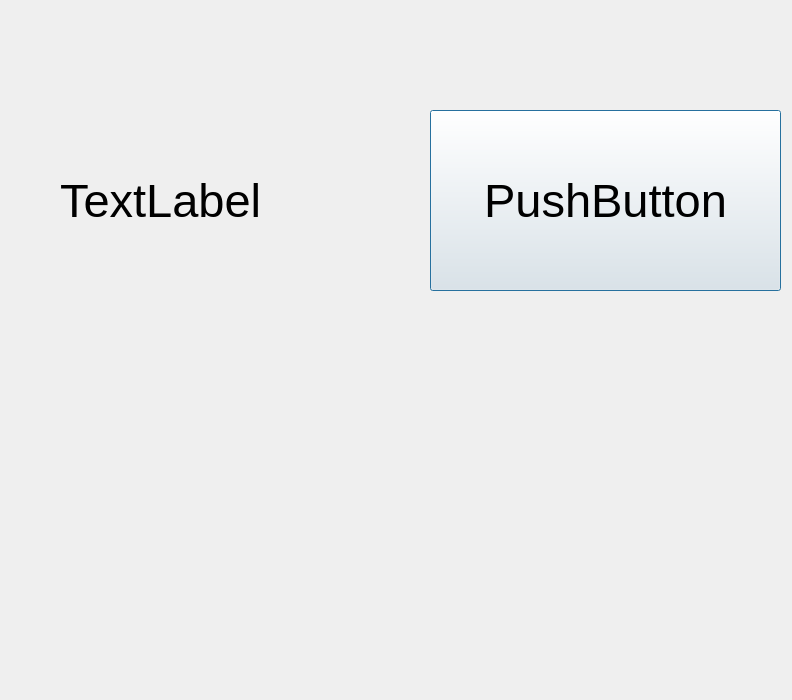
<?xml version="1.0" encoding="UTF-8"?>
<ui version="4.0">
 <class>Dialog</class>
 <widget class="QDialog" name="Dialog">
  <property name="geometry">
   <rect>
    <x>0</x>
    <y>0</y>
    <width>792</width>
    <height>700</height>
   </rect>
  </property>
  <property name="windowTitle">
   <string>Dialog</string>
  </property>
  <widget class="QLabel" name="label">
   <property name="geometry">
    <rect>
     <x>60</x>
     <y>60</y>
     <width>351</width>
     <height>281</height>
    </rect>
   </property>
   <property name="font">
    <font>
     <pointsize>35</pointsize>
    </font>
   </property>
   <property name="text">
    <string>TextLabel</string>
   </property>
  </widget>
  <widget class="QPushButton" name="pushButton">
   <property name="geometry">
    <rect>
     <x>430</x>
     <y>110</y>
     <width>351</width>
     <height>181</height>
    </rect>
   </property>
   <property name="font">
    <font>
     <pointsize>35</pointsize>
    </font>
   </property>
   <property name="text">
    <string>PushButton</string>
   </property>
  </widget>
 </widget>
 <resources/>
 <connections/>
</ui>
